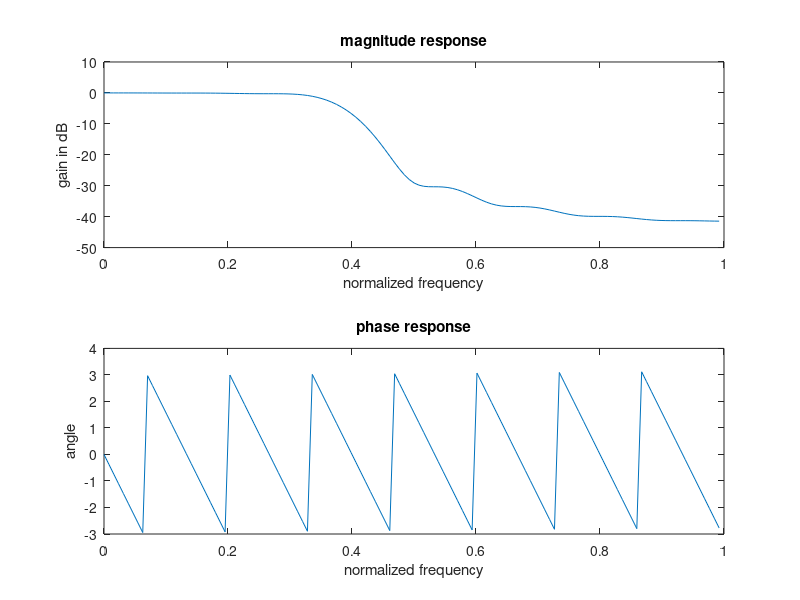

The MATLAB script that drew this image:
clc;clear all;close all;
n=30
fp=200;fq=300;fs=1000;fn=2*fp/fs;
window=bartlett(n+1)
b=fir1(n,fn,window)
[H W]=freqz(b,1,128)
subplot(2,1,1)
plot(W/pi,10*log(abs(H)))
title('magnitude response')
ylabel('gain in dB')
xlabel('normalized frequency')
subplot(2,1,2)
plot(W/pi,angle(H))
title('phase response')
ylabel('angle')
xlabel('normalized frequency')



    
    